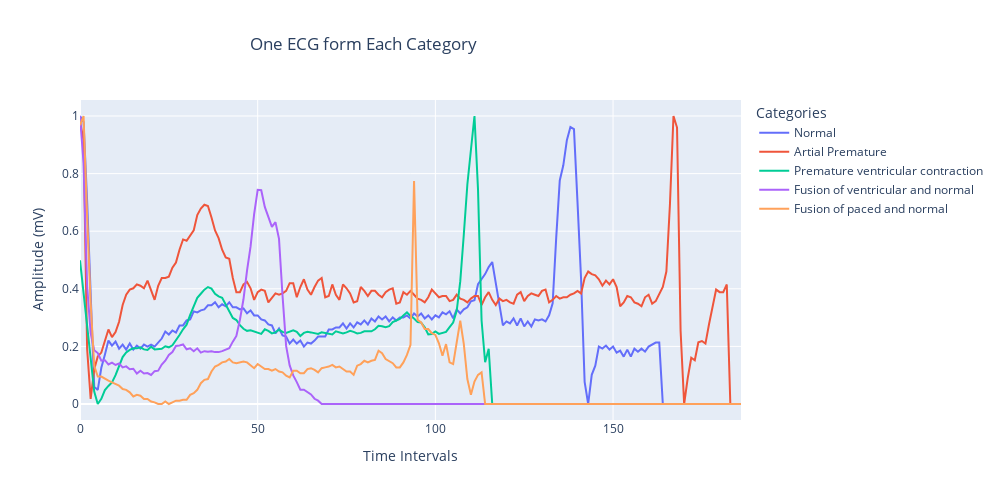

Here is the notebook cell this chart was saved with:
### Code cell
ecg_plot = px.line(ecg_df,
                  labels={'index':'Time Intervals', 'value':'Amplitude (mV)', 'variable':'Categories'},
                  title="One ECG form Each Category")
ecg_plot.update_layout(title_x=0.25, width=1000, height=500)
ecg_plot.show()

### Figure 1 — Plotly figure (JSON) as saved in the notebook; plotly's stock layout.template omitted (floating-point values rounded to 4 significant figures; data arrays with more than 128 entries replaced by an {"elided": "..."} marker saying what was removed)
{"data": [{"hovertemplate": "Categories=Normal<br>Time Intervals=%{x}<br>Amplitude (mV)=%{y}<extra></extra>", "legendgroup": "Normal", "line": {"color": "#636efa", "dash": "solid"}, "marker": {"symbol": "circle"}, "mode": "lines", "name": "Normal", "orientation": "v", "showlegend": true, "type": "scatter", "x": {"elided": "187 int values"}, "xaxis": "x", "y": {"elided": "187 float values"}, "yaxis": "y"}, {"hovertemplate": "Categories=Artial Premature<br>Time Intervals=%{x}<br>Amplitude (mV)=%{y}<extra></extra>", "legendgroup": "Artial Premature", "line": {"color": "#EF553B", "dash": "solid"}, "marker": {"symbol": "circle"}, "mode": "lines", "name": "Artial Premature", "orientation": "v", "showlegend": true, "type": "scatter", "x": {"elided": "187 int values"}, "xaxis": "x", "y": {"elided": "187 float values"}, "yaxis": "y"}, {"hovertemplate": "Categories=Premature ventricular contraction<br>Time Intervals=%{x}<br>Amplitude (mV)=%{y}<extra></extra>", "legendgroup": "Premature ventricular contraction", "line": {"color": "#00cc96", "dash": "solid"}, "marker": {"symbol": "circle"}, "mode": "lines", "name": "Premature ventricular contraction", "orientation": "v", "showlegend": true, "type": "scatter", "x": {"elided": "187 int values"}, "xaxis": "x", "y": {"elided": "187 float values"}, "yaxis": "y"}, {"hovertemplate": "Categories=Fusion of ventricular and normal<br>Time Intervals=%{x}<br>Amplitude (mV)=%{y}<extra></extra>", "legendgroup": "Fusion of ventricular and normal", "line": {"color": "#ab63fa", "dash": "solid"}, "marker": {"symbol": "circle"}, "mode": "lines", "name": "Fusion of ventricular and normal", "orientation": "v", "showlegend": true, "type": "scatter", "x": {"elided": "187 int values"}, "xaxis": "x", "y": {"elided": "187 float values"}, "yaxis": "y"}, {"hovertemplate": "Categories=Fusion of paced and normal<br>Time Intervals=%{x}<br>Amplitude (mV)=%{y}<extra></extra>", "legendgroup": "Fusion of paced and normal", "line": {"color": "#FFA15A", "dash": "solid"}, "marker": {"symbol": "circle"}, "mode": "lines", "name": "Fusion of paced and normal", "orientation": "v", "showlegend": true, "type": "scatter", "x": {"elided": "187 int values"}, "xaxis": "x", "y": {"elided": "187 float values"}, "yaxis": "y"}], "layout": {"height": 500, "legend": {"title": {"text": "Categories"}, "tracegroupgap": 0}, "title": {"text": "One ECG form Each Category", "x": 0.25}, "width": 1000, "xaxis": {"anchor": "y", "domain": [0, 1], "title": {"text": "Time Intervals"}}, "yaxis": {"anchor": "x", "domain": [0, 1], "title": {"text": "Amplitude (mV)"}}}}
